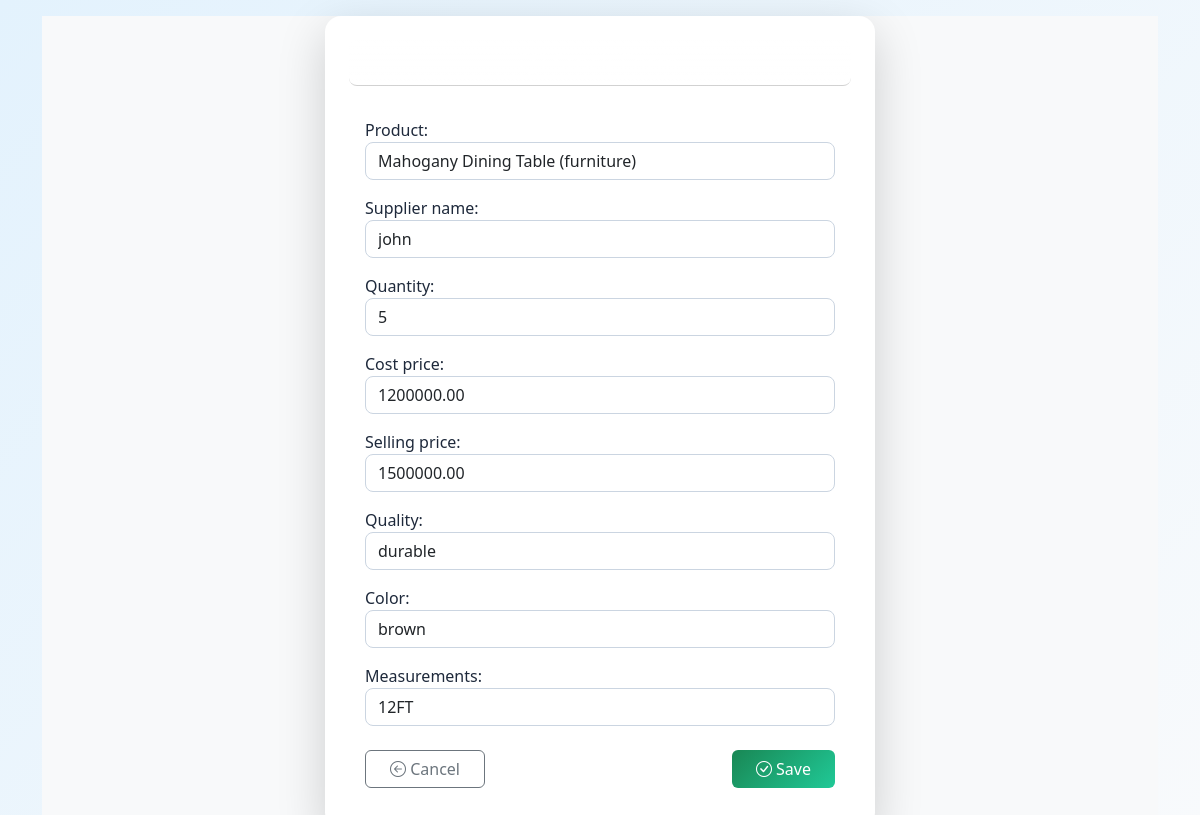
/stocks/1/edit/ (signed in), run on the app's committed database.
### inventory/models.py (models this page shows, shortened)
class Stock(models.Model):
    product = models.ForeignKey(Product, on_delete=models.CASCADE, related_name="stocks")
    supplier_name = models.CharField(max_length=255)
    quantity = models.PositiveIntegerField()
    cost_price = models.DecimalField(max_digits=10, decimal_places=2)
    selling_price = models.DecimalField(max_digits=10, decimal_places=2)
    quality = models.CharField(max_length=100, blank=True, null=True)
    color = models.CharField(max_length=50, blank=True, null=True)
    measurements = models.CharField(max_length=100, blank=True, null=True)
    date_added = models.DateField(auto_now_add=True)
    last_updated = models.DateTimeField(auto_now=True)
    low_stock_threshold = models.PositiveIntegerField(default=5)

### inventory/views.py (the view)
# urls.py: path("stocks/<int:pk>/edit/", StockUpdateView.as_view(), name="stock_update"),
class StockUpdateView(ManagerRequiredMixin,SuccessMessageMixin, UpdateView):
    model = Stock
    form_class = StockForm
    template_name = "stock_form.html"
    success_url = reverse_lazy("stock_list")
    success_message = "Stock was updated successfully!"

### accounts/models.py (called while the page is built)
    def is_manager(self):
        return self.role == 'manager'

### inventory/models.py (called while the page is built)
    def __str__(self):
        return f"{self.name} ({self.type})"

### inventory/views.py (called while the page is built)
    def test_func(self):
        return self.request.user.is_authenticated and self.request.user.is_manager()

### inventory/templates/stock_form.html (shortened to what this page needs)
{% extends "base.html" %}
{% block content %}
<div class="d-flex justify-content-center align-items-center min-vh-100 bg-light">
  <div class="card shadow-lg border-0 rounded-4 p-4" style="width: 100%; max-width: 550px; background: #ffffff;">
    <div class="card-header bg-gradient text-white rounded-3 mb-3"
         style="background: linear-gradient(135deg, #0d6efd, #0dcaf0);">
      <h4 class="mb-0 text-center"><i class="bi bi-box-seam me-2"></i>Stock Form</h4>
    </div>
    <div class="card-body">
      <form method="post" novalidate>
        <div class="mb-3">
          {{ form.as_p }}
        </div>
        <div class="d-flex justify-content-between mt-4">
          <a href="{% url 'stock_list' %}" class="btn btn-outline-secondary px-4">
            <i class="bi bi-arrow-left-circle"></i> Cancel
          </a>
          <button type="submit" class="btn btn-success px-4">
            <i class="bi bi-check-circle"></i> Save
          </button>
        </div>
      </form>
    </div>
  </div>
</div>
<link href="https://cdn.jsdelivr.net/npm/bootstrap-icons@1.11.3/font/bootstrap-icons.css" rel="stylesheet">
{% endblock %}

### inventory/templates/stock_form.html (style rules this page uses)
body { background: linear-gradient(135deg, #e3f2fd, #f8fafc); }
form label { font-weight: 500; color: #1e293b; }
input, select, textarea { border-radius: 8px !important; border: 1px solid #cbd5e1 !important; transition: border-color 0.2s ease, box-shadow 0.2s ease; }
button.btn-success { background: linear-gradient(135deg, #198754, #20c997); border: none; transition: transform 0.2s ease, box-shadow 0.2s ease; }
.card { animation: fadeIn 0.5s ease-in-out; }

### data on the page
Stock: product "Mahogany Dining Table (furniture)", supplier_name "john", quantity "5", cost_price "1200000.00", selling_price "1500000.00", quality "durable", color "brown", measurements "12FT"
